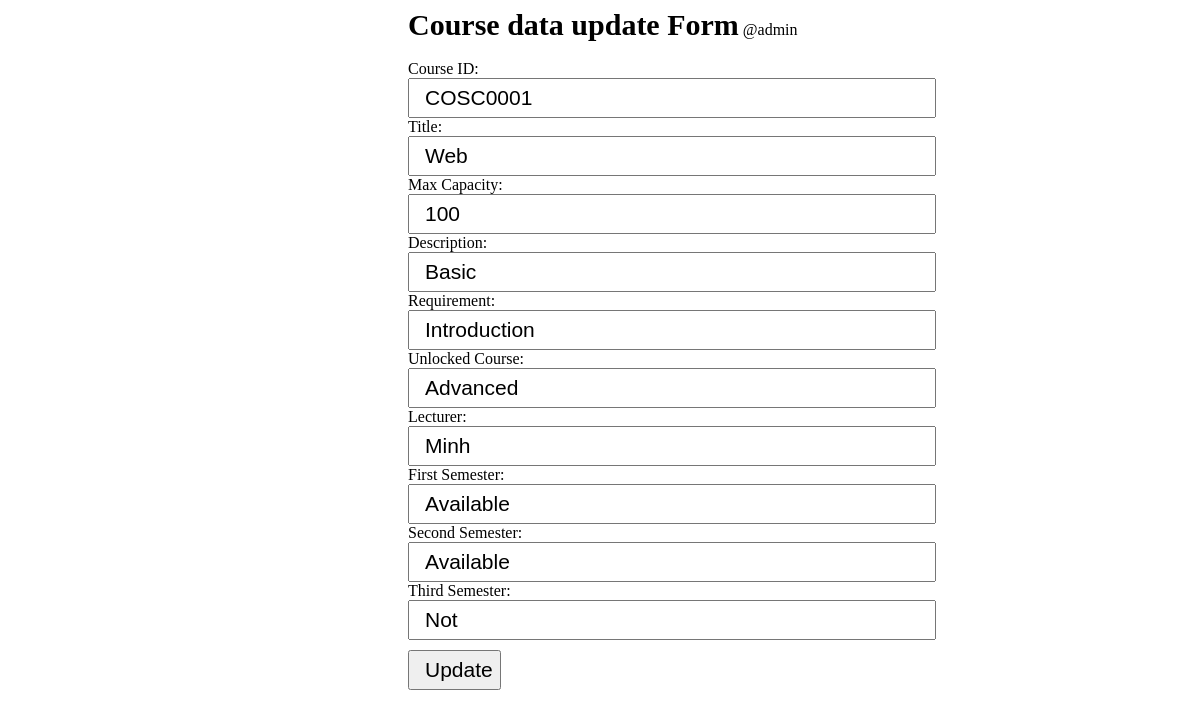
Before: /update.php?t_id=1 (signed in) with the older database file.
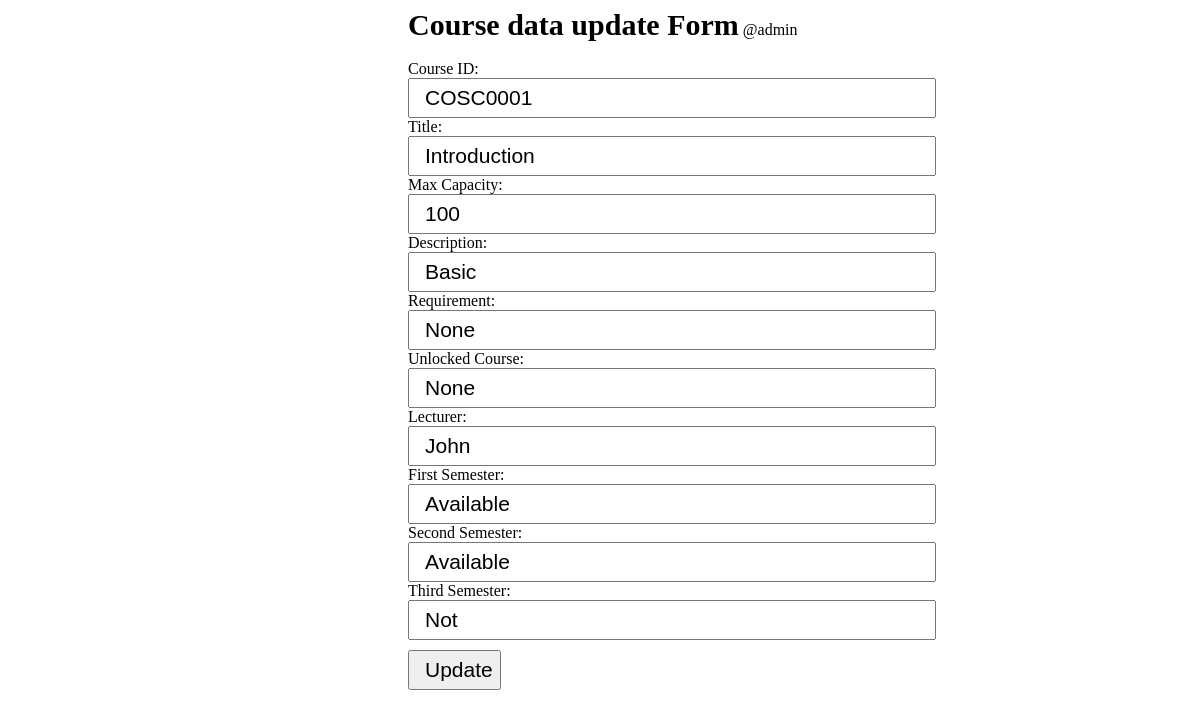
After: the same page with the newer database file.
### tables this page shows
CREATE TABLE `course` (
  `course_id` int(11) NOT NULL,
  `rmit_course_id` varchar(11) NOT NULL,
  `title` varchar(50) NOT NULL,
  `max_capacity` int(11) NOT NULL,
  `description` varchar(1000) NOT NULL,
  `requirement` varchar(255) NOT NULL,
  `unlocked_course` varchar(255) NOT NULL,
  `lecturer` varchar(255) NOT NULL,
  `first_semester` varchar(20) NOT NULL,
  `second_semester` varchar(20) NOT NULL,
  `third_semester` varchar(20) NOT NULL
);

### update.php (the view, shortened to what this page needs)
<?php
	require('connection_db.php');
	if (isset($_GET['s_id'])) {
		$student_id=$_GET['s_id'];
		$sql="SELECT * FROM student WHERE student_id=$student_id";
		$result=mysqli_query($connectivity,$sql);
		$row=mysqli_fetch_assoc($result);
		?>
		<style type="text/css">
			form input {
			    width: 528px;
			    height: 40px;
			    font-size: 21px;
			    padding-left: 15px;
			}
		</style>
		<b style="margin-left: 400px; font-size: 30px;">Student data update Form</b> @admin
		<form style="margin-left: 400px; width: 250px;" action="insert_db.php" method="POST">
			<input type="hidden" name="s_id" value=<?=$student_id?>><br/>
			Student ID:<input required type="text" name="rmit_student_id" pattern="(s|S)[0-9]{7}" title="Must start with s/S and then 7 numbers" value=<?=$row['rmit_student_id'];?>><br/>
			Name:<input required type="text" name="name" value=<?=$row['name'];?>><br/>
			Email:<input required type="email" name="email" pattern="[a-z0-9._%+-]+@[a-z0-9.-]+\.[a-z]{2,}$" title="Email must follow this order: characters@characters.domain" value=<?=$row['email'];?>><br/>
			Password:<input required type="text" name="password" pattern=".{8,}" title="Eight or more characters" value=<?=$row['password'];?>><br/>
			Date of Birth:<input required type="date" name="dob" pattern=".{8,}" title="Eight or more characters" value=<?=$row['date_of_birth'];?>><br/>
			Gender:<input required type="text" name="Gender" value=<?=$row['Gender'];?>><br/>
			Credit Point:<input required type="number" step="any" name="credit_point" value=<?=$row['credit_point'];?>><br/>
			GPA:<input required type="number" step="any" name="gpa" value=<?=$row['gpa'];?>><br/>
			Photo:<input style="padding-left: 0px;" type="file" name="photo" value=<?=$row['photo'];?>><br/>
			Campus:<input required type="text" name="campus" value=<?=$row['campus'];?>><br/>
			Major:<input required type="text" name="major" value=<?=$row['major'];?>><br/>
			<input style="width: auto; margin-top: 10px;" type="submit" name="submit" value="Update">
		</form>
	<?php
	}
	elseif (isset($_GET['t_id'])) {
		$course_id=$_GET['t_id'];
		$sql="SELECT * FROM course WHERE course_id=$course_id";
		$result=mysqli_query($connectivity,$sql);
		$row=mysqli_fetch_assoc($result);
		?>
		<b style="margin-left: 400px; font-size: 30px;">Course data update Form</b> @admin
		<form style="margin-left: 400px; width: 250px;" action="insert_db.php" method="POST">
			<input type="hidden" name="t_id" value=<?=$course_id?>><br/>
			Course ID:<input required type="text" name="rmit_course_id" pattern="[A-Z]{4}[0-9]{4}" title="Must be 4 uppercase letters and then 4 numbers following" value=<?=$row['rmit_course_id'];?>><br/>
			Title:<input required type="text" name="title" value=<?=$row['title'];?>><br/>
			Max Capacity:<input required type="text" name="max_capacity" value=<?=$row['max_capacity'];?>><br/>
			Description:<input required type="text" name="description" value=<?=$row['description'];?>><br/>
			Requirement:<input required type="text" name="requirement" value=<?=$row['requirement'];?>><br/>
			Unlocked Course:<input required type="text" name="unlocked_course" value=<?=$row['unlocked_course'];?>><br/>
			Lecturer:<input required type="text" name="lecturer" value=<?=$row['lecturer'];?>><br/>
			First Semester:<input required type="text" name="first_semester" pattern="Available|Not\ Available" title="Must be either Available/Not Available" value=<?=$row['first_semester'];?>><br/>
			Second Semester:<input required type="text" name="second_semester" pattern="Available|Not\ Available" title="Must be either Available/Not Available" value=<?=$row['second_semester'];?>><br/>
			Third Semester:<input required type="text" name="third_semester" pattern="Available|Not\ Available" title="Must be either Available/Not Available" value=<?=$row['third_semester'];?>><br/>
			<input style="width: auto; margin-top: 10px;" type="submit" name="submit" value="Update">
		</form>
	<?php
	}
?>

Changed rows visible on the page:
changed course "COSC0001": requirement (not shown) → "None"; unlocked_course (not shown) → "None"
Other visible differences:
form field title: "Web" → "Introduction"
form field lecturer: "Minh" → "John"
form field requirement: "Introduction" → (not shown)
form field unlocked_course: "Advanced" → (not shown)
